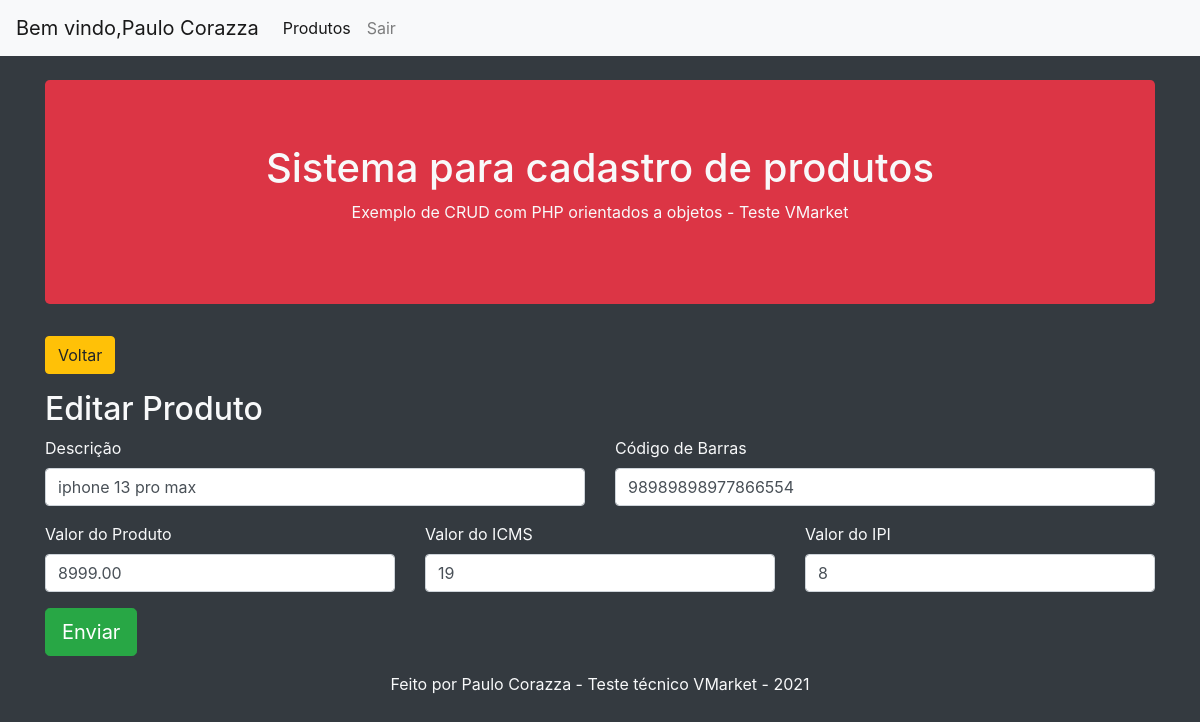
Screenshot of /editar.php?id=2 (signed in) with the database file from the repository.
### tables this page shows
CREATE TABLE `produto` (
  `id` int NOT NULL AUTO_INCREMENT,
  `valor` decimal(6,2) DEFAULT NULL,
  `cod_barras` varchar(45) DEFAULT NULL,
  `icms` int DEFAULT NULL,
  `ipi` int DEFAULT NULL,
  `descricao` varchar(100) DEFAULT NULL,
  PRIMARY KEY (`id`)
);

### editar.php (called while the page is built, shortened)
<?php
$produto = Produto::getProduto($_GET['id']);
include __DIR__.'/includes/header.php';
include __DIR__.'/includes/formulario_edit.php';
include __DIR__.'/includes/footer.php';

### app/Db/Database.php (called while the page is built, shortened)
<?php
class Database
{
    private $table;
    private $connection;
    public function __construct($table = null)
    {
       $this->table = $table;
    }
    private function setConnection()
    {
         try{
            $this->connection = new PDO('mysql:host='.self::HOST.';dbname='.self::NAME,self::USER,self::PASS);
            $this->connection->setAttribute(PDO::ATTR_ERRMODE,PDO::ERRMODE_EXCEPTION);
         }
         catch(PDOException $e){
             die('Error : ' . $e->getMessage());
         }
    }
    public function execute($query,$params = [])
    {
        try{
            $statement = $this->connection->prepare($query);
            $statement->execute($params);
                return $statement;
        }catch(PDOException $e){
            die('ERROR: '.$e->getMessage());
        }
    }
    public function select($where = null, $order = null, $limit = null, $fields = '*')
    {
        $where = strlen($where) ? 'WHERE '.$where : '';
        $order = strlen($order) ? 'ORDER BY '.$order : '';
        $limit = strlen($limit) ? 'LIMIT '.$limit : '';
        $query = 'SELECT '.$fields.' FROM '.$this->table.' '.$where.' '.$order.' '.$limit;
        return $this->execute($query);
    }
}

### app/Entity/Produto.php (called while the page is built, shortened)
<?php
class Produto
{
    public static function getProduto($id)
    {
        return (new Database('produto'))->select('id = '. $id)
                                      ->fetchObject(self::class);
    }
}

### includes/formulario_edit.php (the view, shortened to what this page needs)
<main>
  <section>
    <a href="Produtos.php">
      <button class="btn btn-warning">Voltar</button>
    </a>
  </section>
  <h2 class="mt-3"><?=TITLE?></h2>
  <form method="POST">
    <div class="row">
      <div class="col-md-6">
        <div class="form-group">
          <label>Descrição</label>
          <input type="text" class="form-control" name="descricao" value="<?= $produto->descricao ?>">
        </div>
      </div>
      <div class="col-md-6">
        <div class="form-group">
          <label>Código de Barras</label>
          <input type="text" class="form-control" name="cod_barras" value="<?= $produto->cod_barras?>">
        </div>
      </div>
    </div>
    <div class="row">
        <div class="col-md-4">
          <div class="form-group">
            <label>Valor do Produto</label>
            <input type="number" class="form-control" name="valor" value="<?= $produto->valor ?>">
          </div>
        </div>
        <div class="col-md-4">
          <div class="form-group">
              <label>Valor do ICMS</label>
              <input type="number" class="form-control" name="icms" value="<?= $produto->icms ?>">
            </div>
        </div>
        <div class="col-md-4">
        <div class="form-group">
            <label>Valor do IPI</label>
            <input type="number" name="ipi" class="form-control" value="<?= $produto->ipi ?>">
          </div>
        </div>
    </div>
    <div class="form-group">
      <button type="submit" class="btn btn-success btn-lg ">Enviar</button>
    </div>
  </form>
</main>

### rows the page displays
produto: descricao "iphone 13 pro max", cod_barras "98989898977866554", valor "8999.00", icms "19", ipi "8"

### other values shown
$usuarioLogado['nome'] "Paulo Corazza"
TITLE "Editar Produto"
